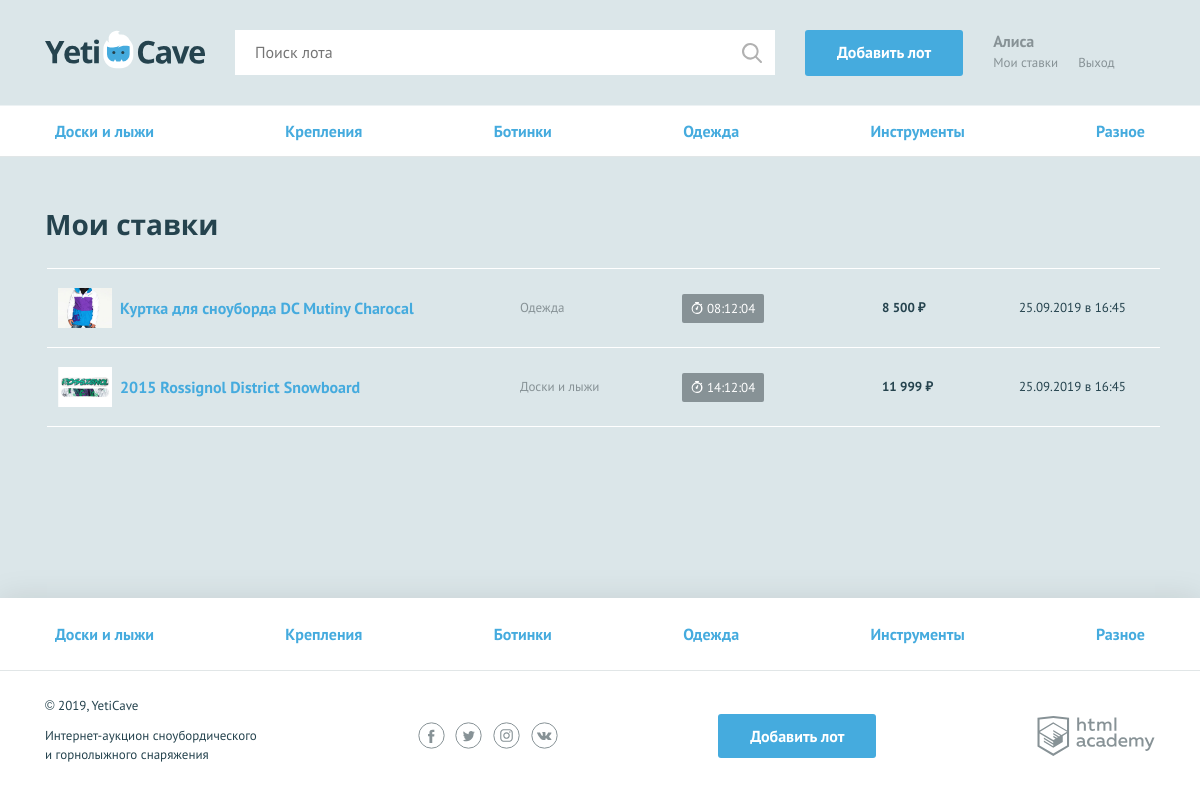
Screenshot of /bets.php (signed in) with the database file from the repository.
### tables this page shows
CREATE TABLE categories (
    id         INT AUTO_INCREMENT PRIMARY KEY,
    name       CHAR(64) NOT NULL,
    symb_code  CHAR(64) NOT NULL
);

CREATE TABLE bids (
    id         INT AUTO_INCREMENT PRIMARY KEY,
    user_id    INT NOT NULL,
    lot_id     INT NOT NULL,
    dt_create  TIMESTAMP DEFAULT CURRENT_TIMESTAMP,
    price      INT
);

CREATE TABLE lots (
    id         INT AUTO_INCREMENT PRIMARY KEY,
    user_id    INT DEFAULT NULL,
    cat_id     INT NOT NULL,
    win_id     INT DEFAULT NULL,
    dt_create  TIMESTAMP DEFAULT CURRENT_TIMESTAMP,
    title      CHAR(64),
    descr      TEXT(65535),
    image_path CHAR(255),
    st_price   INT,
    dt_end     TIMESTAMP,
    step       INT
);

### helpers.php (called while the page is built, shortened)
<?php
function include_template($name, array $data = [])
{
    $name = 'templates/' . $name;
    extract($data);
    require $name;
    $result = ob_get_clean();
    return $result;
}

### functions.php (called while the page is built, shortened)
<?php
function priceFormat(float $price): string
{
    $resultPrice = ceil($price);
    $resultPrice = number_format($resultPrice, 0, '.', ' ');
    $resultPrice .= ' ₽';
    return $resultPrice;
}
function timeCounter(string $endDate): array
{
    $dateNow = date_create('now');
    $dateFuture = date_create($endDate);
    $timeRest = date_diff($dateFuture, $dateNow);
    $hoursRest = date_interval_format($timeRest, '%H');
    $minRest = date_interval_format($timeRest, '%I');
    $daysRest = date_interval_format($timeRest, '%D');
    return ['hours' => $hoursRest, 'mins' => $minRest, 'days' => $daysRest];
}
function readFromDatabase(string $sql, $con): array
{
    $data = mysqli_query($con, $sql);
    $data = mysqli_fetch_all($data, MYSQLI_ASSOC);
    return $data;
}
function getCategories($connection): array
{
    $request = "SELECT * FROM categories";
    $categories = readFromDatabase($request, $connection);
    return $categories;
}
function bidTime($time): string
{
    $dateNow = date_create('now');
    $datePast = date_create($time);
    $timeInterval = date_diff($datePast, $dateNow);
    $days = date_interval_format($timeInterval, '%d');
    if ($days >= 1 && $days < 2) {
        $result = 'Вчера, в ' . date('H:i', strtotime($time));
    } elseif ($days >= 2) {
        $result = date('d.m.Y', strtotime($time)) . ' в ' . date('H:i', strtotime($time));
    }
    return $result;
}
function getUserBids($connection, $id): array
{
    $id = mysqli_real_escape_string($connection, $id);
    $bidRequest = "SELECT l.image_path as image, l.title as lot_title, c.name as category, l.dt_end, b.price, b.lot_id, b.dt_create, l.win_id as winner, l.user_id as lot_owner
    FROM bids b LEFT JOIN lots l ON b.lot_id = l.id
    JOIN categories c ON l.cat_id = c.id
    WHERE b.user_id = " . $id . " ORDER BY b.dt_create DESC";
    $bids = readFromDatabase($bidRequest, $connection);
    return $bids;
}
function timeClass(array $time): string
{
    return '';
}
function bidClass(array $bid, $user_id): array
{
    $class = [];
    $time = timeCounter($bid['dt_end']);
    if ($bid['winner'] === $user_id) {
        $class['item'] = 'rates__item--win';
        $class['timer'] = 'timer--win';
        $class['text'] = 'Ставка выиграла';
    } elseif (strtotime($bid['dt_end']) < strtotime('now')) {
        $class['item'] = 'rates__item--end';
        $class['timer'] = 'timer--end';
        $class['text'] = 'Торги окончены';
    } else {
        $class['timer'] = timeClass($time);
    }
    return $class;
}

### templates/my_bets.php (the view, shortened to what this page needs)
<nav class="nav">
    <ul class="nav__list container">
        <?php foreach ($categories as $value): ?>
            <li class="nav__item">
                <a href="search_category.php?category=<?= $value['id'] ?? ''; ?>"><?= strip_tags($value['name']) ?? ''; ?></a>
            </li>
        <?php endforeach; ?>
    </ul>
</nav>
<section class="rates container">
    <h2>Мои ставки</h2>
    <table class="rates__list">
        <?php foreach ($bids as $bid): ; ?>
            <?php $class = bidClass($bid, $_SESSION['id']); ?>
            <tr class="rates__item <?= isset($class['item']) ? $class['item'] : ''; ?>">
                <td class="rates__info">
                    <div class="rates__img">
                        <img src="<?= $bid['image'] ?? ''; ?>" width="54" height="40" alt="<?= strip_tags($bid['lot_title']) ?? ''; ?>">
                    </div>
                    <div>
                        <h3 class="rates__title"><a
                                    href="lot.php?lot_id=<?= $bid['lot_id'] ?? ''; ?>"><?= strip_tags($bid['lot_title']) ?? ''; ?></a></h3>
                    </div>
                </td>
                <td class="rates__category">
                    <?= $bid['category'] ?? ''; ?>
                </td>
                <td class="rates__timer">
                    <div class="timer <?= $class['timer'] ?? ''; ?>"><?php if (isset($class['text'])): echo $class['text']; else: $time = timeCounter($bid['dt_end']);
                            echo $time['days'] . ':' . $time['hours'] . ':' . $time['mins']; endif; ?></div>
                </td>
                <td class="rates__price">
                    <?= priceFormat($bid['price']); ?>
                </td>
                <td class="rates__time">
                    <?= bidTime($bid['dt_create']); ?>
                </td>
            </tr>
        <?php endforeach; ?>
    </table>
</section>

### templates/layout.php (shortened to what this page needs)
<!DOCTYPE html>
<html lang="ru">
<head>
    <link href="../css/normalize.min.css" rel="stylesheet">
    <link href="../css/style.css" rel="stylesheet">
</head>
<body>
<div class="page-wrapper">
    <header class="main-header">
        <div class="main-header__container container">
            <a class="main-header__logo" href = "index.php">
                <img src="../img/logo.svg" width="160" height="39" alt="Логотип компании YetiCave">
            </a>
            <form class="main-header__search" method="get" action="search.php" autocomplete="off">
                <input type="search" name="search" placeholder="Поиск лота">
                <input class="main-header__search-btn" type="submit" name="find" value="Найти">
            </form>
            <a class="main-header__add-lot button" href="add.php">Добавить лот</a>
            <nav class="user-menu">
                <?php if (isset($_SESSION['name'])): ?>
                    <div class="user-menu__logged">
                        <p><?= strip_tags($_SESSION['name']); ?></p>
                        <a class="user-menu__bets" href="bets.php">Мои ставки</a>
                        <a class="user-menu__logout" href="logout.php">Выход</a>
                    </div>
                <?php endif; ?>
            </nav>
        </div>
    </header>
    <main class=<?php if (isset($isMain)): echo 'container'; endif; ?>>
        <?= $content; ?>
    </main>
</div>
<footer class="main-footer">
    <nav class="nav">
        <ul class="nav__list container">
            <?php foreach ($categories as $value): ?>
                <li class="nav__item <?php if (isset($request) && $value['name'] === $request): echo " nav__item--current"; endif; ?>">
                    <a href="search_category.php?category=<?= $value['id'] ?? ''; ?>"><?= strip_tags($value['name']) ?? ''; ?></a>
                </li>
            <?php endforeach; ?>
        </ul>
    </nav>
    <div class="main-footer__bottom container">
        <div class="main-footer__copyright">
            <p>© 2019, YetiCave</p>
            <p>Интернет-аукцион сноубордического и горнолыжного снаряжения</p>
        </div>
        <div class="main-footer__social social">
            <a class="social__link social__link--facebook" href="#">
            </a>
            <a class="social__link social__link--twitter" href="#">
            </a>
            <a class="social__link social__link--instagram" href="#">
            </a>
            <a class="social__link social__link--vkontakte" href="#">
            </a>
        </div>
        <a class="main-footer__add-lot button" href="add.php">Добавить лот</a>
        <div class="main-footer__developed-by">
            <a class="logo-academy" href="https://htmlacademy.ru/intensive/php">
            </a>
        </div>
    </div>
</footer>
<?php if (!isset($isSign)): ?>
</body>
</html>
<?php endif; ?>

### rows the page displays
categories: name "Доски и лыжи"
categories: name "Крепления"
categories: name "Ботинки"
categories: name "Одежда"
categories: name "Инструменты"
categories: name "Разное"
bids: lot.image_path (picture), lot.title "Куртка для сноуборда DC Mutiny Charocal", categories.name "Одежда", lot.dt_end "08", lot.dt_end "12", lot.dt_end "04", price "8 500 ₽", dt_create "25.09.2019 в 16:45"
bids: lot.image_path (picture), lot.title "2015 Rossignol District Snowboard", categories.name "Доски и лыжи", lot.dt_end "14", lot.dt_end "12", lot.dt_end "04", price "11 999 ₽", dt_create "25.09.2019 в 16:45"

### other values shown
strip_tags($_SESSION['name']) "Алиса"
